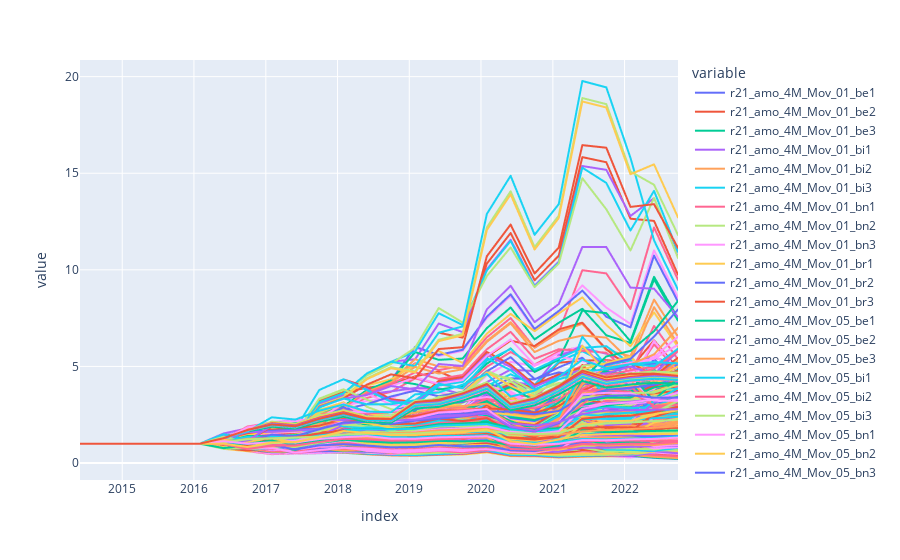

Notebook code cell kept with this figure:
### Code cell
import plotly.express as px
df = df_4m.copy()
df.columns = ['_'.join(i) for i in df.columns]
px.line((df+1).cumprod())
